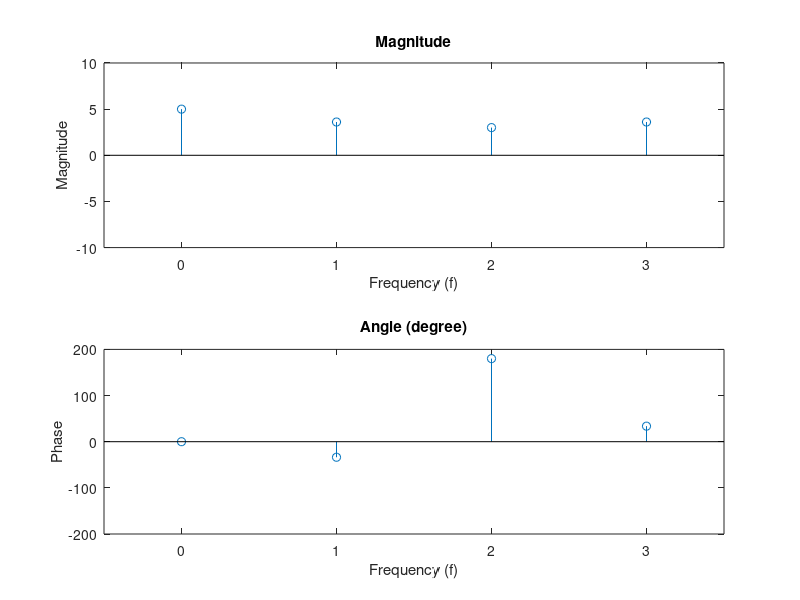

Write MATLAB code to recreate this figure.
clc; 
clear all; 
close all;

n = 0:1:3;
x = [2,3,-1,1]; % Sequence

y = fft(x); % Compute DFT
magnitude = abs(y);
phase = angle(y)*180/pi;

f = (0:length(y)-1)*length(n)/length(y); % Frequency indices

subplot(2,1,1);
stem(f, magnitude);
xlabel('Frequency (f)');
ylabel('Magnitude');
title('Magnitude');
axis ([-0.5 3.5 -10 10]);

subplot(2,1,2);
stem(f, phase);
xlabel('Frequency (f)');
ylabel('Phase');
title('Angle (degree)');
axis([-0.5 3.5 -200 200]);
